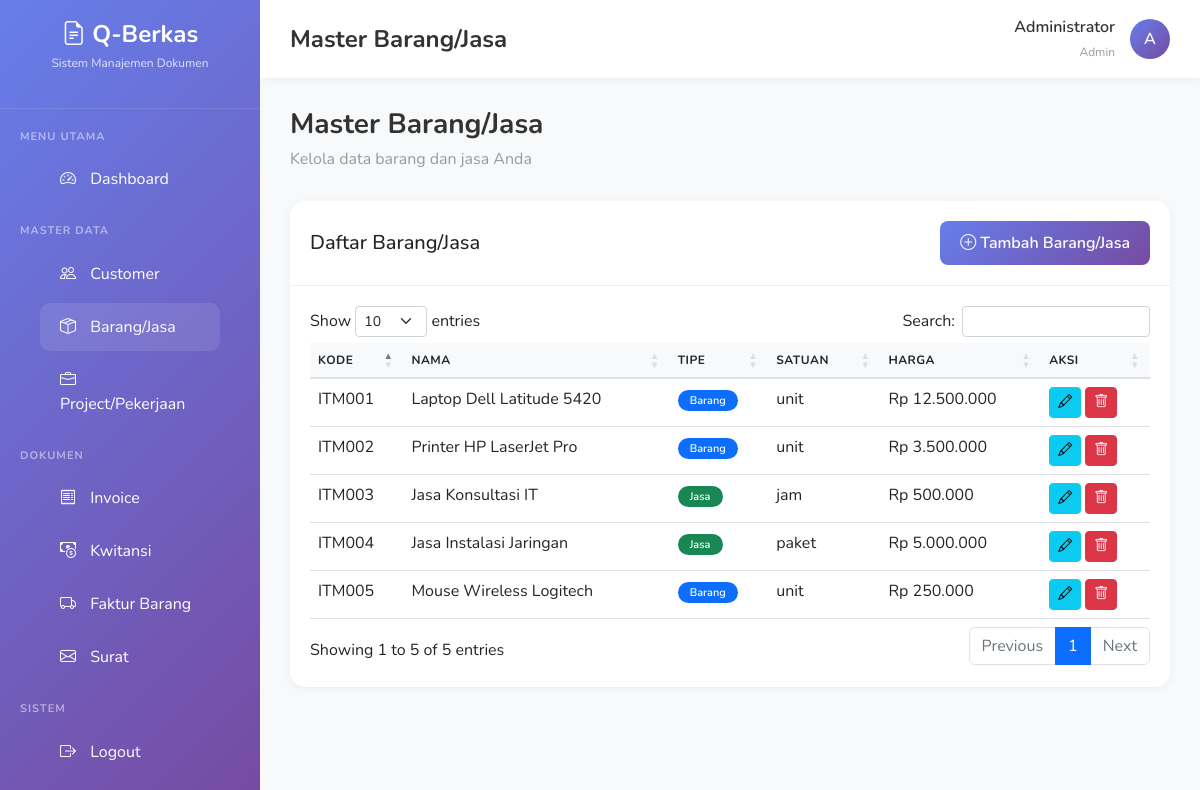
Page /items.php (signed in) on the committed database.
### tables this page shows
CREATE TABLE IF NOT EXISTS items (
    id INT AUTO_INCREMENT PRIMARY KEY,
    code VARCHAR(20) UNIQUE NOT NULL,
    name VARCHAR(200) NOT NULL,
    type ENUM('goods', 'service') NOT NULL,
    unit VARCHAR(20),
    price DECIMAL(15,2) NOT NULL DEFAULT 0,
    description TEXT,
    created_at TIMESTAMP DEFAULT CURRENT_TIMESTAMP,
    updated_at TIMESTAMP DEFAULT CURRENT_TIMESTAMP ON UPDATE CURRENT_TIMESTAMP
);

### config/config.php (called while the page is built, shortened)
<?php
function formatRupiah($amount) {
    return 'Rp ' . number_format($amount, 0, ',', '.');
}
?>

### items.php (the view, shortened to what this page needs)
<?php
require_once __DIR__ . '/config/config.php';
$db = new Database();
$conn = $db->getConnection();
$items = [];
if ($conn) {
    try {
        $stmt = $conn->query("SELECT * FROM items ORDER BY created_at DESC");
        $items = $stmt->fetchAll();
    } catch (PDOException $e) {
        $error = "Gagal mengambil data barang/jasa: " . $e->getMessage();
    }
}
?>
<div class="page-heading">
    <h3>Master Barang/Jasa</h3>
    <p>Kelola data barang dan jasa Anda</p>
</div>
<div class="card">
    <div class="card-header d-flex justify-content-between align-items-center">
        <h5 class="mb-0">Daftar Barang/Jasa</h5>
        <button type="button" class="btn btn-primary" data-bs-toggle="modal" data-bs-target="#addModal">
            <i class="bi bi-plus-circle"></i> Tambah Barang/Jasa
        </button>
    </div>
    <div class="card-body">
        <div class="table-responsive">
            <table class="table table-hover datatable">
                <thead>
                    <tr>
                        <th>Kode</th>
                        <th>Nama</th>
                        <th>Tipe</th>
                        <th>Satuan</th>
                        <th>Harga</th>
                        <th>Aksi</th>
                    </tr>
                </thead>
                <tbody>
                    <?php foreach ($items as $item): ?>
                    <tr>
                        <td><?php echo htmlspecialchars($item['code']); ?></td>
                        <td><?php echo htmlspecialchars($item['name']); ?></td>
                        <td>
                            <span class="badge bg-<?php echo $item['type'] == 'goods' ? 'primary' : 'success'; ?>">
                                <?php echo $item['type'] == 'goods' ? 'Barang' : 'Jasa'; ?>
                            </span>
                        </td>
                        <td><?php echo htmlspecialchars($item['unit']); ?></td>
                        <td><?php echo formatRupiah($item['price']); ?></td>
                        <td>
                            <button type="button" class="btn btn-sm btn-info" onclick="editItem(<?php echo htmlspecialchars(json_encode($item)); ?>)">
                                <i class="bi bi-pencil"></i>
                            </button>
                            <button type="button" class="btn btn-sm btn-danger" onclick="deleteItem(<?php echo $item['id']; ?>, '<?php echo htmlspecialchars($item['name']); ?>')">
                                <i class="bi bi-trash"></i>
                            </button>
                        </td>
                    </tr>
                    <?php endforeach; ?>
                </tbody>
            </table>
        </div>
    </div>
</div>
<?php
include __DIR__ . '/app/views/layouts/main.php';
?>

### app/views/layouts/main.php (style rules this page uses)
:root { --primary-color: #667eea; --secondary-color: #764ba2; --sidebar-width: 260px; }
* { margin: 0; padding: 0; box-sizing: border-box; }
body { font-family: 'Nunito', sans-serif; background-color: #f8f9fa; }
.page-heading { margin-bottom: 30px; }
.page-heading h3 { font-weight: 700; color: #333; margin-bottom: 5px; }
.page-heading p { color: #999; margin: 0; }
.card { border: none; border-radius: 15px; box-shadow: 0 2px 10px rgba(0,0,0,0.05); margin-bottom: 20px; }
.card-header { background: white; border-bottom: 1px solid #f0f0f0; padding: 20px; font-weight: 700; border-radius: 15px 15px 0 0 !important; }
.card-body { padding: 20px; }
.btn-primary { background: linear-gradient(135deg, var(--primary-color) 0%, var(--secondary-color) 100%); border: none; border-radius: 8px; padding: 10px 20px; font-weight: 600; }
.table { border-collapse: separate; border-spacing: 0; }
.table thead th { background-color: #f8f9fa; font-weight: 700; text-transform: uppercase; font-size: 12px; letter-spacing: 0.5px; border-bottom: 2px solid #dee2e6; }
.badge { padding: 5px 12px; border-radius: 20px; font-weight: 600; font-size: 11px; }

### rows in the picture
items: code "ITM001", name "Laptop Dell Latitude 5420", type "Barang", unit "unit", price "Rp 12.500.000"
items: code "ITM002", name "Printer HP LaserJet Pro", type "Barang", unit "unit", price "Rp 3.500.000"
items: code "ITM003", name "Jasa Konsultasi IT", type "Jasa", unit "jam", price "Rp 500.000"
items: code "ITM004", name "Jasa Instalasi Jaringan", type "Jasa", unit "paket", price "Rp 5.000.000"
items: code "ITM005", name "Mouse Wireless Logitech", type "Barang", unit "unit", price "Rp 250.000"

### other values in the picture
$page_title "Master Barang/Jasa"
$_SESSION['full_name'] "Administrator"
$_SESSION['role'] "Admin"
substr($_SESSION['full_name'] ?? 'U', 0, 1) "A"
